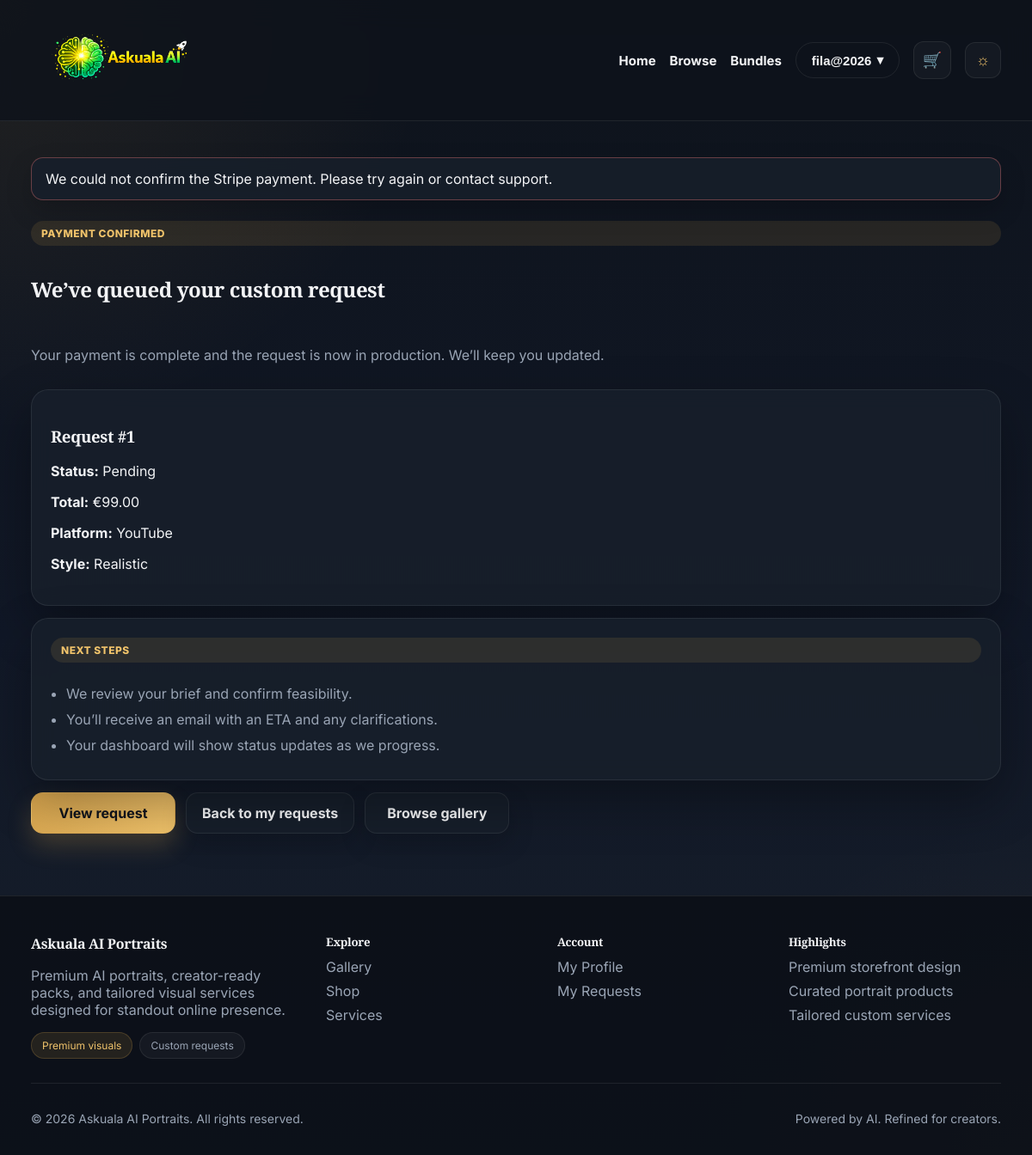
Page /payments/requests/1/success/ (signed in) on the committed database.
### services/models.py (models this page shows, shortened)
class CustomRequest(models.Model):
    STATUS_CHOICES = [
        ('pending', 'Pending'),
        ('in_progress', 'In Progress'),
        ('completed', 'Completed'),
        ('cancelled', 'Cancelled'),
    ]
    STYLE_CHOICES = [
        ('realistic', 'Realistic'),
        ('cartoon', 'Cartoon'),
        ('cinematic', 'Cinematic'),
        ('studio', 'Studio'),
        ('other', 'Other'),
    ]
    PLATFORM_CHOICES = [
        ('instagram', 'Instagram'),
        ('facebook', 'Facebook'),
        ('tiktok', 'TikTok'),
        ('youtube', 'YouTube'),
        ('other', 'Other'),
    ]
    user = models.ForeignKey(
        settings.AUTH_USER_MODEL,
        on_delete=models.CASCADE,
        related_name='custom_requests'
    )
    package = models.ForeignKey(
        ServicePackage,
        on_delete=models.SET_NULL,
        null=True,
        blank=True,
        related_name='requests'
    )
    platform_type = models.CharField(max_length=20, choices=PLATFORM_CHOICES)
    style_choice = models.CharField(max_length=20, choices=STYLE_CHOICES)
    prompt_details = models.TextField()
    extra_notes = models.TextField(blank=True)
    total_price = models.DecimalField(max_digits=8, decimal_places=2, default=0.00)
    status = models.CharField(max_length=20, choices=STATUS_CHOICES, default='pending')
    created_at = models.DateTimeField(auto_now_add=True)
    updated_at = models.DateTimeField(auto_now=True)
    class Meta:
        ordering = ['-created_at']

### payments/views.py (the view)
# urls.py: path('requests/<int:pk>/success/', request_checkout_success, name='request_checkout_success'),
@login_required
def request_checkout_success(request, pk):
    from services.models import CustomRequest
    custom_request = get_object_or_404(CustomRequest, pk=pk, user=request.user)
    payment = Payment.objects.filter(custom_request=custom_request).order_by('-created_at').first()
    session_id = request.GET.get('session_id') or (payment.stripe_session_id if payment else None)
    session = _retrieve_session(session_id)
    if session and session.payment_status == 'paid':
        custom_request.status = 'completed'
        custom_request.save(update_fields=['status'])
        payment, _ = Payment.objects.get_or_create(
            custom_request=custom_request,
            defaults={
                'user': request.user,
                'amount': custom_request.total_price,
                'status': 'pending',
                'stripe_session_id': session.id,
            },
        )
        payment.status = 'succeeded'
        payment.paid_at = timezone.now()
        payment.stripe_session_id = session.id
        payment.stripe_payment_intent = getattr(session, 'payment_intent', '') or ''
        payment.save()
    elif custom_request.status != 'completed':
        messages.error(request, 'We could not confirm the Stripe payment. Please try again or contact support.')
    return render(request, 'payments/request_success.html', {'custom_request': custom_request})

### home/templatetags/nav_extras.py (called while the page is built)
@register.filter
def starts_with(value, arg):
    try:
        return str(value).startswith(str(arg))
    except Exception:
        return False

### payments/views.py (called while the page is built, shortened)
def _retrieve_session(session_id: str):
    if not session_id or stripe is None or not getattr(stripe, 'api_key', None):
        return None

### shop/context_processors.py (called while the page is built)
def cart_count(request):
    cart = request.session.get('cart', {})
    count = sum(item.get('quantity', 0) for item in cart.values())
    return {
        'cart_count': count,
    }

### templates/payments/request_success.html (shortened to what this page needs)
{% extends 'base.html' %}
{% block content %}
<section class="success-hero">
    <span class="badge accent">Payment confirmed</span>
    <h2>We’ve queued your custom request</h2>
    <p class="muted">
        Your payment is complete and the request is now in production. We’ll keep you updated.
    </p>
    <div class="gallery-card">
        <h3>Request #{{ custom_request.pk }}</h3>
        <p><strong>Status:</strong> {{ custom_request.get_status_display }}</p>
        <p><strong>Total:</strong> €{{ custom_request.total_price }}</p>
        <p><strong>Platform:</strong> {{ custom_request.get_platform_type_display }}</p>
        <p><strong>Style:</strong> {{ custom_request.get_style_choice_display }}</p>
    </div>
    <div class="card-soft success-option-card">
        <span class="badge">Next steps</span>
        <ul class="muted success-steps">
            <li>We review your brief and confirm feasibility.</li>
            <li>You’ll receive an email with an ETA and any clarifications.</li>
            <li>Your dashboard will show status updates as we progress.</li>
        </ul>
    </div>
    <div class="cta-row">
        <a class="btn-primary" href="{% url 'request_detail' custom_request.pk %}">View request</a>
        <a class="btn-secondary" href="{% url 'request_list' %}">Back to my requests</a>
        <a class="btn-secondary" href="{% url 'gallery' %}">Browse gallery</a>
    </div>
</section>
{% endblock %}

### templates/includes/navbar.html (shortened to what this page needs)
{% load static nav_extras %}
<header class="site-header">
    <nav class="site-nav container">
        <a href="{% url 'home' %}" class="brand-link" aria-label="Askuala AI Portraits home">
            <img
                src="{% static 'img/askuala-logo.png' %}"
                alt="Askuala AI Portraits"
                class="logo logo-large"
            >
        </a>
        {% url 'home' as home_url %}
        {% url 'browse' as browse_url %}
        {% url 'ai_bundles' as ai_bundles_url %}
        {% url 'cart_view' as cart_url %}
        <ul class="nav-menu">
            <li><a href="{{ home_url }}" class="{% if request.path == home_url %}active{% endif %}">Home</a></li>
            <li><a href="{{ browse_url }}" class="{% if request.path|starts_with:browse_url %}active{% endif %}">Browse</a></li>
            <li><a href="{{ ai_bundles_url }}" class="{% if request.path|starts_with:ai_bundles_url %}active{% endif %}">Bundles</a></li>
            {% if user.is_authenticated %}
                <li class="nav-user">
                    <button class="nav-btn nav-btn-outline nav-user-toggle">
                        {{ user.get_full_name|default:user.username }}
                        <span aria-hidden="true">▾</span>
                    </button>
                </li>
                <li>
                    <a href="{{ cart_url }}" class="cart-nav-link {% if request.path|starts_with:cart_url %}active{% endif %}" aria-label="View cart">
                        <span class="cart-nav-icon">🛒</span>
                    </a>
                </li>
            {% else %}
                <li><a href="{% url 'signup' %}" class="nav-btn nav-btn-outline">Sign Up</a></li>
                <li><a href="{% url 'login' %}" class="nav-btn nav-btn-solid">Login</a></li>
            {% endif %}
            <li>
                <button id="themeToggle" class="theme-toggle" aria-label="Toggle theme">☼</button>
            </li>
        </ul>
    </nav>
</header>

### rows in the picture
CustomRequest: pk "1", status "Pending", total_price "99.00", platform_type "YouTube", style_choice "Realistic"

### other values in the picture
{{ user.get_full_name|default:user.username }} "fila@2026"
{{ message }} "We could not confirm the Stripe payment. Please try again or contact support."
